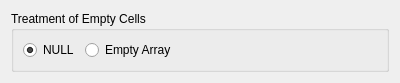
<?xml version="1.0" encoding="UTF-8"?>
<ui version="4.0">
 <class>QgsListConfigDlg</class>
 <widget class="QWidget" name="QgsListConfigDlg">
  <property name="geometry">
   <rect>
    <x>0</x>
    <y>0</y>
    <width>400</width>
    <height>78</height>
   </rect>
  </property>
  <property name="windowTitle">
   <string notr="true">Form</string>
  </property>
  <layout class="QGridLayout" name="gridLayout">
   <item row="0" column="0">
    <widget class="QGroupBox" name="mNullBehavior">
     <property name="title">
      <string>Treatment of Empty Cells</string>
     </property>
     <layout class="QFormLayout" name="formLayout_2">
      <item row="0" column="0">
       <widget class="QRadioButton" name="mEmptyisNull">
        <property name="text">
         <string>NULL</string>
        </property>
        <property name="checked">
         <bool>true</bool>
        </property>
       </widget>
      </item>
      <item row="0" column="1">
       <widget class="QRadioButton" name="mEmptyisEmptyArray">
        <property name="text">
         <string>Empty Array</string>
        </property>
        <property name="checked">
         <bool>false</bool>
        </property>
       </widget>
      </item>
     </layout>
    </widget>
   </item>
  </layout>
 </widget>
 <resources/>
 <connections/>
</ui>
